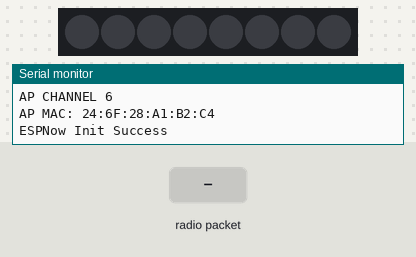
Bench run of a sketch on a simulated ESP32. Parts: 8 RGB LEDs in strip order, left to right, the last lines printed to the serial monitor. The test bench sets the inputs (shaded band). Dim RGB values are drawn brighter than linear; colours are those a GRB WS2812 strip shows for the declared byte order.

Above: at 1.2 s.
1.3 s: radio packet "1" arrives
At 2.1 s:
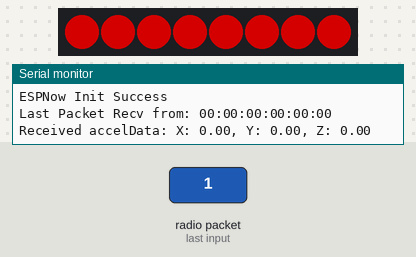
2.8 s: radio packet "0" arrives
At 3.2 s:
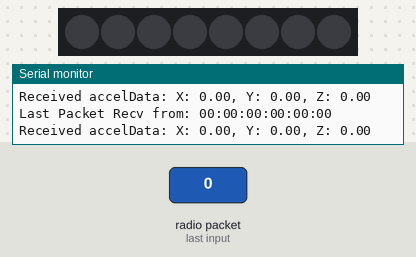
4.3 s: radio packet "2" arrives
At 5.6 s:
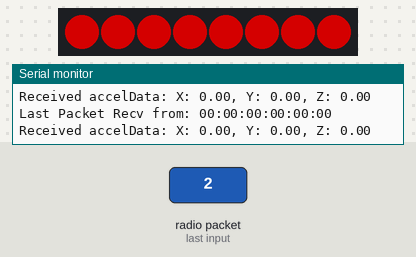
Timing chart, 0 to 7.3 s (numbered marks = the images above; inputs shaded):
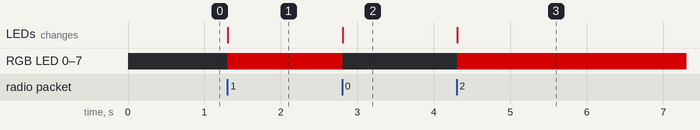

The sketch:

esp_slave.ino
```cpp
#include <esp_now.h>  // Include the ESP-NOW library
#include <WiFi.h>     // Include the WiFi library
#include <FastLED.h>  // Include the FastLED library for LED WS2812

// Define LED pin and wifi channel
#define CHANNEL 1
#define DATA_PIN 15
#define NUM_LEDS 8

CRGB leds[NUM_LEDS];  // Define an array of LEDs

// Define data structure for acceleration data
struct __attribute__((packed)) accelData {
  float x;
  float y;
  float z;
};

// Initialize ESP-NOW protocol for slave device
void InitESPNow() {
  WiFi.disconnect();  // Disconnect from any WiFi network
  if (esp_now_init() == ESP_OK) {
    Serial.println("ESPNow Init Success");
  }
  else {
    Serial.println("ESPNow Init Failed");
    ESP.restart();  // Restart if ESP-NOW initialization fails
  }
}

// Configure AP SSID
void configDeviceAP() {
  const char *SSID = "Slave_1";  // Set the SSID for the Access Point
  bool result = WiFi.softAP(SSID, "Slave_1_Password", CHANNEL, 0);  // Set up the Access Point with a password
  if (!result) {
    Serial.println("AP Config failed.");
  } else {
    Serial.println("AP Config Success. Broadcasting with AP: " + String(SSID));
    Serial.print("AP CHANNEL ");
    Serial.println(WiFi.channel());  // Print the channel the AP is broadcasting on
  }
}

void setup() {
  Serial.begin(115200);  // Start serial communication at 115200 baud
  WiFi.mode(WIFI_AP);    // Set the WiFi mode to Access Point
  configDeviceAP();      // Configure the device as an Access Point

  // Print AP MAC address
  Serial.print("AP MAC: ");
  Serial.println(WiFi.softAPmacAddress());  // Print the MAC address of the AP

  InitESPNow();  // Initialize ESP-NOW
  esp_now_register_recv_cb(OnDataRecv);  // Register the receive callback function
  FastLED.addLeds<WS2812, DATA_PIN, RGB>(leds, NUM_LEDS);  // Initialize the FastLED library
}

// Callback function that is executed when data is received
void OnDataRecv(const uint8_t *mac_addr, const uint8_t *data, int data_len) {
  char macStr[18];  // Array to hold MAC address as a string
  snprintf(macStr, sizeof(macStr), "%02x:%02x:%02x:%02x:%02x:%02x",
           mac_addr[0], mac_addr[1], mac_addr[2], mac_addr[3], mac_addr[4], mac_addr[5]);
  Serial.print("Last Packet Recv from: "); Serial.println(macStr);  // Print the MAC address of the sender

  accelData *receivedData = (accelData *)data;  // Cast the received data to the accelData structure
  Serial.print("Received accelData: ");
  Serial.print("X: "); Serial.print(receivedData->x);
  Serial.print(", Y: "); Serial.print(receivedData->y);
  Serial.print(", Z: "); Serial.println(receivedData->z);  // Print the received acceleration data

  static accelData lastData = *receivedData;  // Keep track of the last received data
  static unsigned long lastChange = millis();  // Keep track of the last change time
  static unsigned long lastToggle = 0;  // Keep track of the last toggle time
  static bool ledState = false;  // Keep track of the LED state

  if (abs(receivedData->x - lastData.x) > 0.05 || abs(receivedData->y - lastData.y) > 0.05 || abs(receivedData->z - lastData.z) > 0.05) {
    // If any coordinate changes more than 0.05
    if (millis() - lastToggle >= 25) {  // 2 Hz is every 500 ms
      ledState = !ledState;  // Toggle the LED state
      lastToggle = millis();  // Update the last toggle time
    }
    for (int i = 0; i < NUM_LEDS; i++) {
      leds[i] = ledState ? CRGB::Green : CRGB::Black;  // If ledState is true, turn the LEDs green, else turn them off
    }
    lastData = *receivedData;  // Update the last data
    lastChange = millis();  // Update the last change time
  } else {
    // If no coordinate changes more than 0.05
    if (millis() - lastChange < 10000) {  // If less than 10 seconds have passed since the last change
      if (millis() - lastToggle >= 25) {  // 2 Hz is every 500 ms
        ledState = !ledState;  // Toggle the LED state
        lastToggle = millis();  // Update the last toggle time
      }
      for (int i = 0; i < NUM_LEDS; i++) {
        leds[i] = ledState ? CRGB::Green : CRGB::Black;  // If ledState is true, turn the LEDs green, else turn them off
      }
    } else {
      // If 10 seconds have passed since the last change, turn off the LEDs
      for (int i = 0; i < NUM_LEDS; i++) {
        leds[i] = CRGB::Black;
      }
    }
  }
  FastLED.show();  // Update the LED display
}

void loop() {
  // Chill
}

//2024-may-mti
```

Measured:
- after the input at 1.3 s, RGB LED 0–7: off → RGB(128, 0, 0) at once; the LEDs: change at once (image 1)
- after the input at 2.8 s, RGB LED 0–7: RGB(128, 0, 0) → off at once; the LEDs: change at once (image 2)
- after the input at 4.3 s, RGB LED 0–7: off → RGB(128, 0, 0) at once; the LEDs: change at once (image 3)
